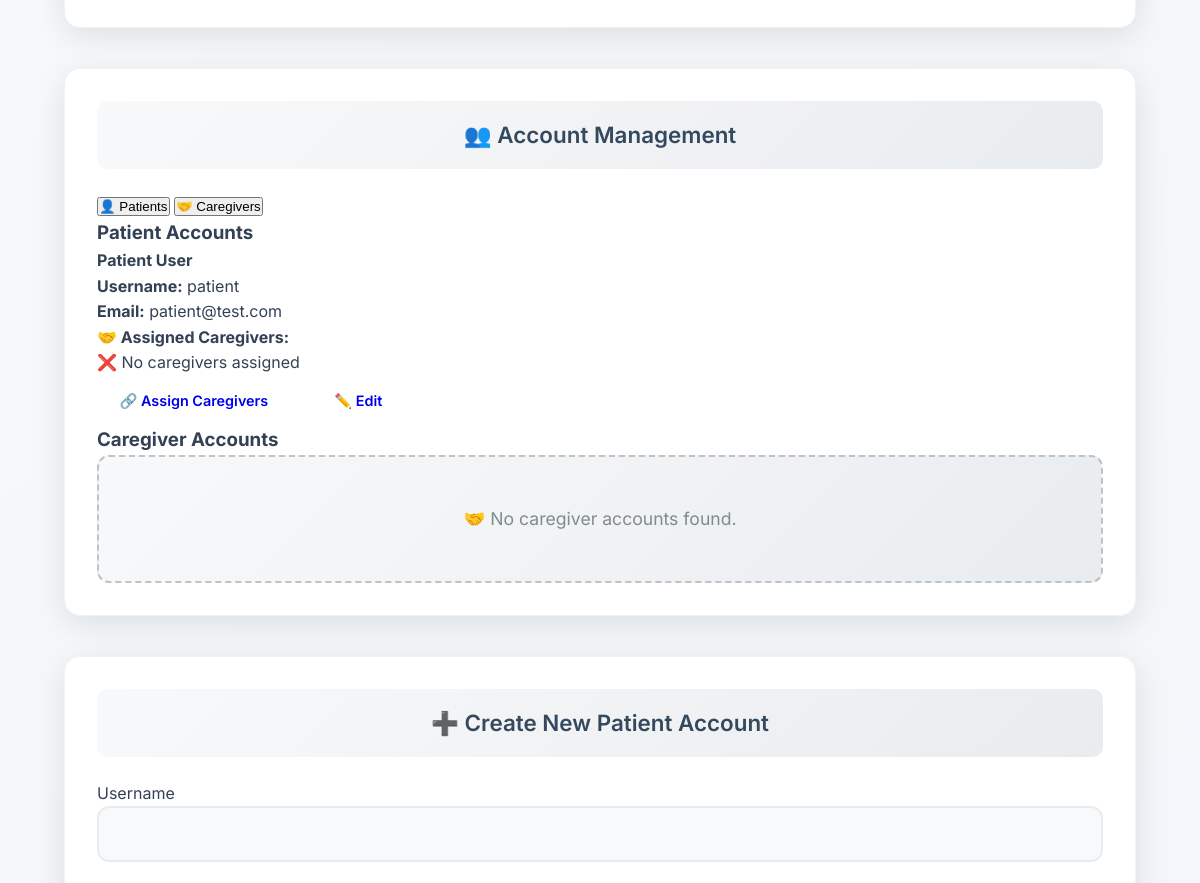
/provider-dashboard/ (signed in, middle part), run on an earlier commit of the app's database.
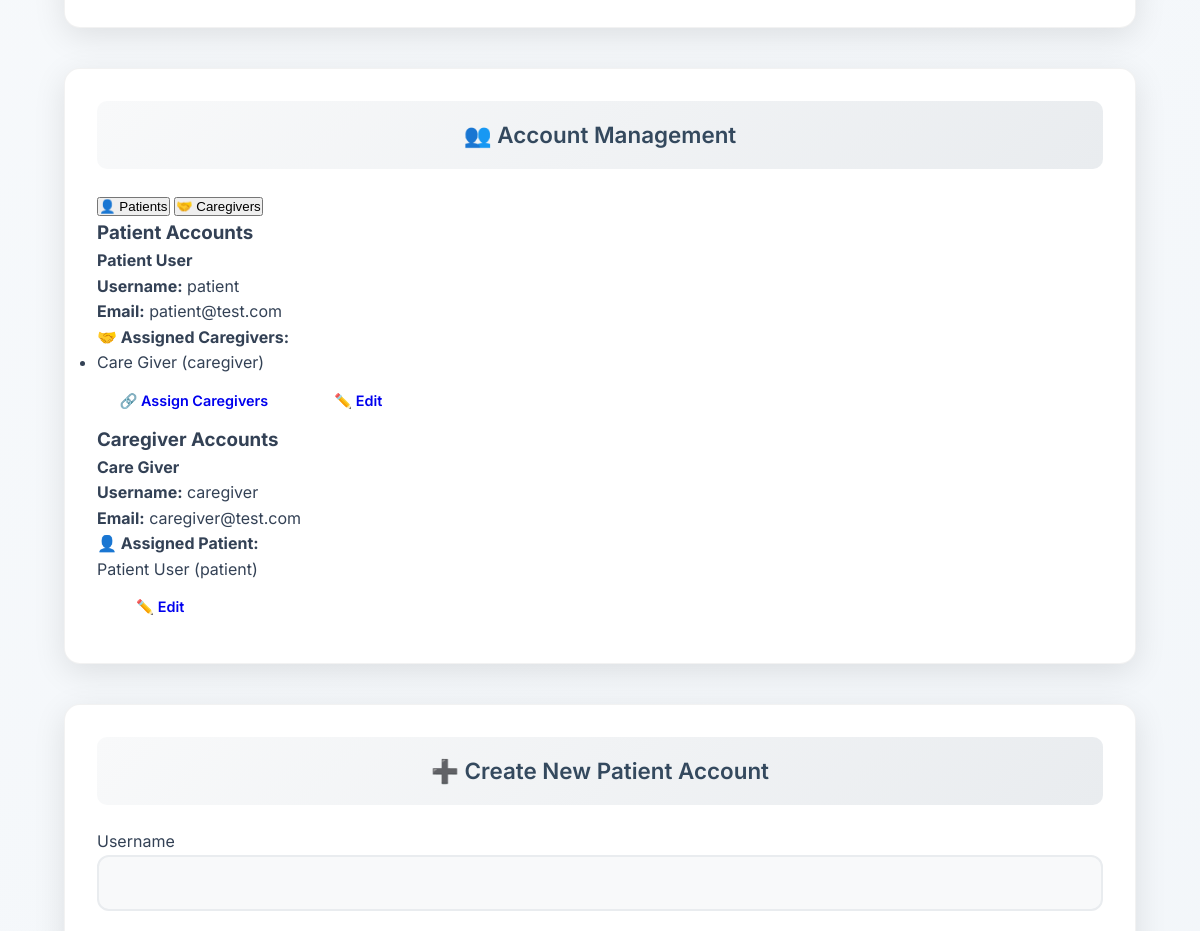
And on a later commit of the database.
### users/models.py (models this page shows, shortened)
class UserProfile(models.Model):
    USER_TYPES = (
        ('admin', 'Administrator'),  # Admin users
        ('provider', 'Healthcare Provider'),  # Docs + Nurses
        ('caregiver', 'Caregiver'),  # Caregivers
        ('patient', 'Patient'),  # All patients
    )
    user = models.OneToOneField(User, on_delete=models.CASCADE, related_name='profile')  # each user must have a profile
    user_type = models.CharField(max_length=20, choices=USER_TYPES)  # set specific user role
    provider = models.ForeignKey('self', on_delete=models.SET_NULL, null=True, blank=True,
                                related_name='managed_patients', limit_choices_to={'user_type': 'provider'})  # provider link
    patient = models.ForeignKey('self', on_delete=models.SET_NULL, null=True, blank=True,
                               related_name='caregivers', limit_choices_to={'user_type': 'patient'})  # patienr link
    linked_patients = models.ManyToManyField(
        'self',
        symmetrical=False,
        related_name='linked_caregivers',
        limit_choices_to={'user_type': 'patient'},
        blank=True,
        help_text="Patients this caregiver can access"  # Caregivers can see these patients
    )

### users/views.py (the view, shortened to what this page needs)
# urls.py: path('provider-dashboard/', views.provider_dashboard, name='provider_dashboard'),
@login_required
def provider_dashboard(request):
    if not hasattr(request.user, 'profile') or request.user.profile.user_type != 'provider':
        messages.error(request, 'You do not have permission to access the provider dashboard.')
        return redirect('home')
    provider_profile = request.user.profile
    patients = UserProfile.objects.filter(user_type='patient', provider=provider_profile)
    provider_patient_ids = patients.values_list('id', flat=True)
    caregivers = UserProfile.objects.filter(
        user_type='caregiver',
        patient__in=provider_patient_ids
    )
    task_statistics = get_task_statistics()
    recent_tasks = Task.objects.filter(
        assigned_by=provider_profile
    ).select_related('assigned_to__user').order_by('-created_at')[:10]
    selected_patient = None
    patient_tasks = []
    from taskmanager.constants import GAME_TYPES, DIFFICULTY_LEVELS
    context = {
        'user': request.user,
        'user_type': 'Healthcare Provider',
        'patients': patients,
        'caregivers': caregivers,
        'recent_tasks': recent_tasks,
        'task_types': TASK_TYPES,  # Use the constant directly
        'game_types': GAME_TYPES,  # Add game types for template
        'difficulty_levels': DIFFICULTY_LEVELS,  # Add difficulty levels
        **task_statistics,
        'selected_patient': selected_patient,
        'patient_tasks': patient_tasks,
    }
    return render(request, 'dashboards/provider_dashboard.html', context)

### taskmanager/views.py (called while the page is built)
def get_task_statistics():
    return {
        'total_tasks': Task.objects.count(),
        'pending_tasks_count': Task.objects.filter(status__in=['assigned', 'in_progress']).count(),
        'completed_tasks_count': Task.objects.filter(status='completed').count(),
    }

### templates/dashboards/provider_dashboard.html (shortened to what the changed rows need)
{% extends 'layouts/base.html' %}
{% block content %}
<div class="dashboard-container">
    <div class="provider-dashboard">
        <div class="dashboard-section">
            <h2 class="section-title">👥 Account Management</h2>
            <div id="patients-tab" class="tab-content active">
                {% if patients %}
                <div class="user-accounts">
                    {% for patient in patients %}
                    <div class="user-card">
                        <div class="user-details">
                            <h4 class="user-name">{{ patient.user.first_name }} {{ patient.user.last_name }}</h4>
                            <div class="user-info">
                            <p><strong>Username:</strong> {{ patient.user.username }}</p>
                            <p><strong>Email:</strong> {{ patient.user.email }}</p>
                            </div>
                            <div class="relationship-data">
                                <p class="relationship-title"><strong>🤝 Assigned Caregivers:</strong></p>
                                {% with caregivers=patient.caregivers.all %}
                                    {% if caregivers %}
                                        <ul class="relationship-list">
                                        {% for caregiver in caregivers %}
                                            <li class="relationship-item">{{ caregiver.user.first_name }} {{ caregiver.user.last_name }} ({{ caregiver.user.username }})</li>
                                        {% endfor %}
                                        </ul>
                                    {% else %}
                                        <p class="no-relationships">❌ No caregivers assigned</p>
                                    {% endif %}
                                {% endwith %}
                            </div>
                        </div>
                        <div class="user-actions">
                            <a href="{% url 'assign_caregiver' patient.user.id %}" class="action-btn primary-btn">
                                🔗 Assign Caregivers
                            </a>
                            <a href="{% url 'manage_account' patient.user.id %}" class="action-btn outline-btn">
                                ✏️ Edit
                            </a>
                        </div>
                    </div>
                    {% endfor %}
                </div>
                {% else %}
                <div class="empty-state">
                    <p>👤 No patient accounts found.</p>
                </div>
                {% endif %}
            </div>
            <div id="caregivers-tab" class="tab-content">
                {% if caregivers %}
                <div class="user-accounts">
                    {% for caregiver in caregivers %}
                    <div class="user-card">
                        <div class="user-details">
                            <h4 class="user-name">{{ caregiver.user.first_name }} {{ caregiver.user.last_name }}</h4>
                            <div class="user-info">
                            <p><strong>Username:</strong> {{ caregiver.user.username }}</p>
                            <p><strong>Email:</strong> {{ caregiver.user.email }}</p>
                            </div>
                            <div class="relationship-data">
                                <p class="relationship-title"><strong>👤 Assigned Patient:</strong></p>
                                {% if caregiver.patient %}
                                    <p class="relationship-item">{{ caregiver.patient.user.first_name }} {{ caregiver.patient.user.last_name }} ({{ caregiver.patient.user.username }})</p>
                                {% else %}
                                    <p class="no-relationships">❌ No patient assigned</p>
                                {% endif %}
                            </div>
                        </div>
                        <div class="user-actions">
                            <a href="{% url 'manage_account' caregiver.user.id %}" class="action-btn outline-btn">
                                ✏️ Edit
                            </a>
                        </div>
                    </div>
                    {% endfor %}
                </div>
                {% else %}
                <div class="empty-state">
                    <p>🤝 No caregiver accounts found.</p>
                </div>
                {% endif %}
            </div>
        </div>
        <div class="dashboard-section">
            <h2 class="section-title">➕ Create New Patient Account</h2>
    </div>
    </div>
</div>
{% endblock %}

What changed in the data, as far as the page shows it:
shown differently, row unchanged: UserProfile "patient@test.com": no longer shows "❌ No caregivers assigned"
now on this page (row edited): UserProfile: user.first_name "Care", user.last_name "Giver", user.username "caregiver", user.email "caregiver@test.com", patient.user.first_name "Patient", patient.user.last_name "User", patient.user.username "patient"
changed UserProfile: patient_id empty → 4 (drawn)
Also different on the page:
text no longer shown: "🤝 No caregiver accounts found."
